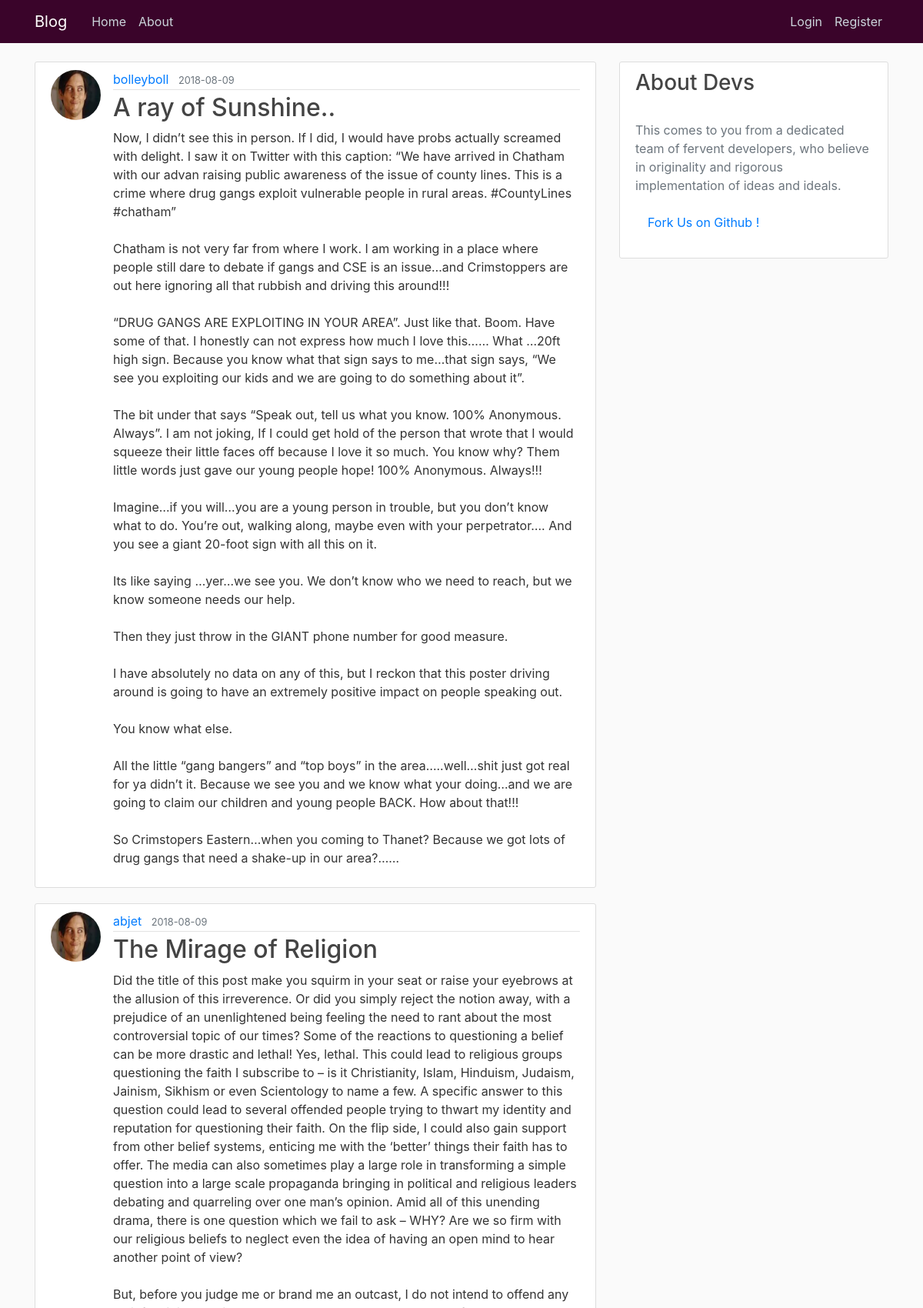
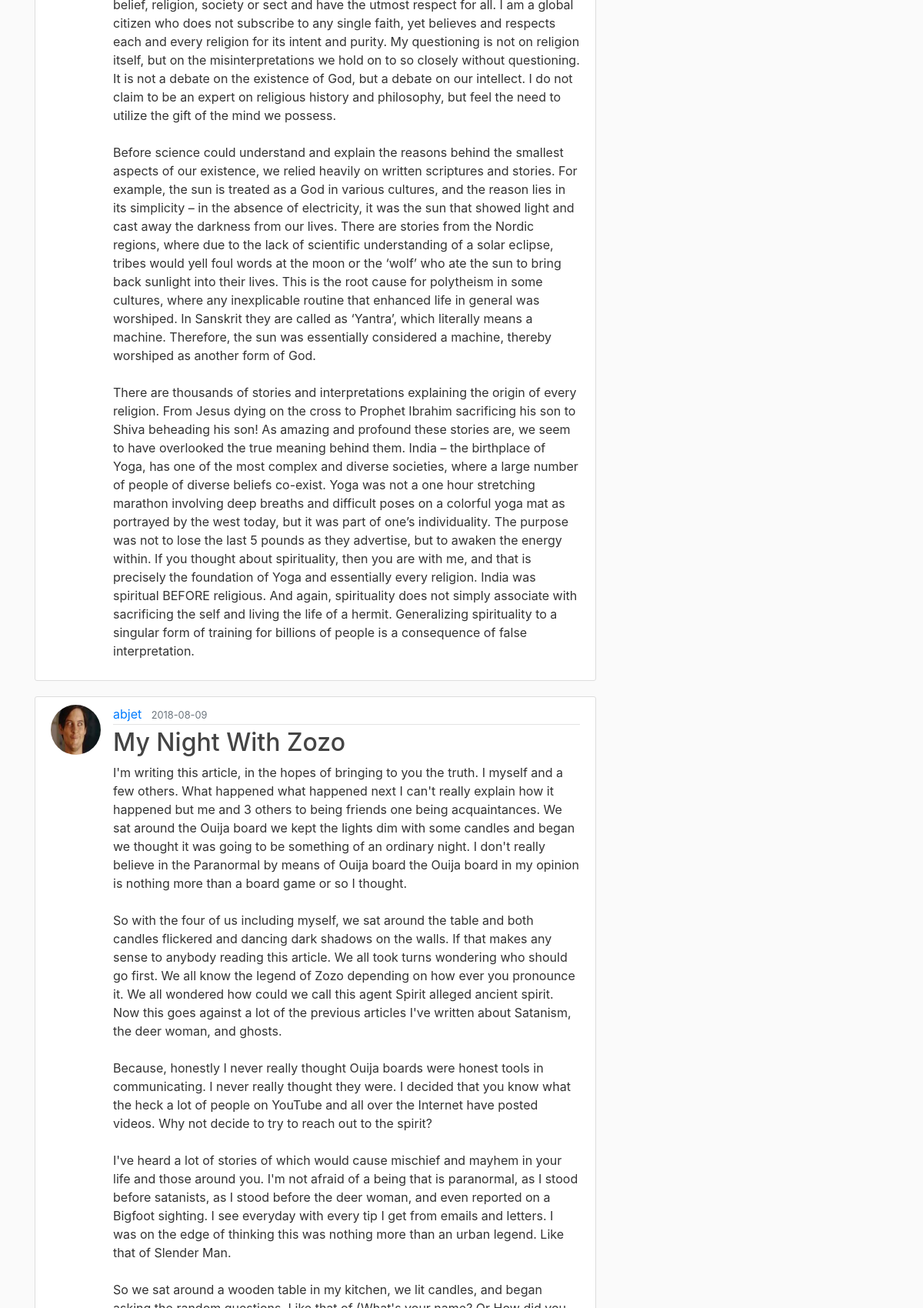
The page /home (upper part) on the database its author committed (2 pictures, top to bottom).
### blog/models.py (models this page shows, shortened)
class Post(db.Model):
    id = db.Column(db.Integer, primary_key=True)
    title = db.Column(db.String(100), nullable=False)
    date_posted = db.Column(db.DateTime, nullable=False, default=datetime.utcnow)
    content = db.Column(db.Text, nullable=False)
    user_id = db.Column(db.Integer, db.ForeignKey('user.id'), nullable=False)

class User(db.Model, UserMixin):
    id = db.Column(db.Integer, primary_key=True)
    username = db.Column(db.String(20), unique=True, nullable=False)
    email = db.Column(db.String(120), unique=True, nullable=False)
    image_file = db.Column(db.String(20), nullable=False, default='default.jpg')
    password = db.Column(db.String(60), nullable=False)
    posts = db.relationship('Post', backref='author', lazy=True)

### blog/routes.py (the view)
@app.route("/")
@app.route("/home")
def home():
    page = request.args.get('page', 1, type=int)
    posts = Post.query.order_by(Post.date_posted.desc()).paginate(page=page, per_page=5)
    return render_template('home.html', posts=posts)

### blog/templates/home.html (shortened to what this page needs)
{% extends "layout.html" %}
{% block content %}
    {% for post in posts.items %}
        <article class="media content-section">
          <img class="rounded-circle article-img" src="{{ url_for('static', filename='profile_pics/' + post.author.image_file) }}">
          <div class="media-body fadeInUp animated">
            <div class="article-metadata">
              <a class="mr-2" href="{{ url_for('user_posts', username=post.author.username) }}">{{ post.author.username }}</a>
              <small class="text-muted">{{ post.date_posted.strftime('%Y-%m-%d') }}</small>
            </div>
            <h2><a class="article-title" href="{{ url_for('post', post_id=post.id) }}">{{ post.title }}</a></h2>
            <p class="article-content">{{ post.content }}</p>
          </div>
        </article>
    {% endfor %}
{% endblock content %}

### blog/templates/layout.html (shortened to what this page needs)
<!DOCTYPE html>
<html>
<head>
    <link rel="stylesheet" href="https://maxcdn.bootstrapcdn.com/bootstrap/4.0.0/css/bootstrap.min.css">
    <link rel="stylesheet" type="text/css" href="{{ url_for('static', filename='animate.css') }}">
    <link rel="stylesheet" type="text/css" href="{{ url_for('static', filename='main.css') }}">
</head>
<body>
    <header class="site-header">
      <nav class="navbar navbar-expand-md navbar-dark bg-steel fixed-top">
        <div class="container">
          <a class="navbar-brand mr-4 flip animated" href="/">Blog</a>
          <div class="collapse navbar-collapse" id="navbarToggle">
            <div class="navbar-nav mr-auto">
              <a class="nav-item nav-link" href="{{ url_for('home') }}">Home</a>
              <a class="nav-item nav-link" href="{{ url_for('about') }}">About</a>
            </div>
            <div class="navbar-nav">
              {% if current_user.is_authenticated %}
                <a class="nav-item nav-link" href="{{ url_for('new_post') }}">New Post</a>
                <a class="nav-item nav-link" href="{{ url_for('account') }}">Account</a>
                <a class="nav-item nav-link" href="{{ url_for('logout') }}">Logout</a>
              {% else %}
                <a class="nav-item nav-link" href="{{ url_for('login') }}">Login</a>
                <a class="nav-item nav-link" href="{{ url_for('register') }}">Register</a>
              {% endif %}
            </div>
          </div>
        </div>
      </nav>
    </header>
    <main role="main" class="container">
      <div class="row">
        <div class="col-md-8">
          {% block content %}{% endblock %}
        </div>
        <div class="col-md-4 slideInRight animated">
          <div class="content-section">
            <h3>About Devs</h3>
            <p class='text-muted'><br>This comes to you from a dedicated team of fervent developers, who believe in originality and rigorous implementation of ideas and ideals.
              <ul class="list-group">
                <a class="nav-item nav-link" href="http://www.github.com">Fork Us on Github !</a>
              </ul>
            </p>
          </div>
        </div>
      </div>
    </main>
</body>
</html>

### blog/static/main.css (style rules this page uses)
body { background: #fafafa; color: #333333; margin-top: 5rem; }
h1, h2, h3, h4, h5, h6 { color: #444444; }
.bg-steel { background-color: #3a042a; }
.site-header .navbar-nav .nav-link { color: #cbd5db; }
.content-section { background: #ffffff; padding: 10px 20px; border: 1px solid #dddddd; border-radius: 3px; margin-bottom: 20px; }
.article-title { color: #444444; }
.article-content { white-space: pre-line; }
.article-img { height: 65px; width: 65px; margin-right: 16px; }
.article-metadata { padding-bottom: 1px; margin-bottom: 4px; border-bottom: 1px solid #e3e3e3 }

### rows shown on the page
Post: image_file (picture), author.username "bolleyboll", date_posted "2018-08-09", title "A ray of Sunshine..", content "Now, I didn’t see this in person. If I did, I would have probs actually screamed with delight. I saw it on Twitter with this caption: “We have arrived in Chatham with our advan raising public awareness of the issue of county lines. This is a crime where drug gangs exploit vulnerable people in rural areas. #CountyLines #chatham” Chatham is not very far from where I work. I am working in a place where people still dare to debate if gangs and CSE is an issue…and Crimstoppers are out here ignoring all that rubbish and driving this around!!! “DRUG GANGS ARE EXPLOITING IN YOUR AREA”. Just like that. Boom. Have some of that. I honestly can not express how much I love this…… What …20ft high sign.…"
Post: image_file (picture), author.username "abjet", date_posted "2018-08-09", title "The Mirage of Religion", content "Did the title of this post make you squirm in your seat or raise your eyebrows at the allusion of this irreverence. Or did you simply reject the notion away, with a prejudice of an unenlightened being feeling the need to rant about the most controversial topic of our times? Some of the reactions to questioning a belief can be more drastic and lethal! Yes, lethal. This could lead to religious groups questioning the faith I subscribe to – is it Christianity, Islam, Hinduism, Judaism, Jainism, Sikhism or even Scientology to name a few. A specific answer to this question could lead to several offended people trying to thwart my identity and reputation for questioning their faith. On the flip…"
Post: image_file (picture), author.username "abjet", date_posted "2018-08-09", title "My Night With Zozo"
